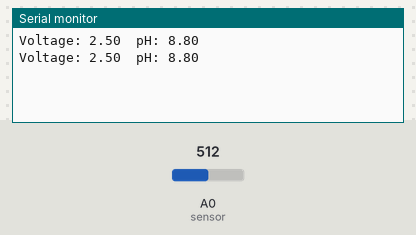
This sketch was run on a simulated Arduino Uno, built with avr-gcc and run on an emulated ATmega328P. Parts: the last lines printed to the serial monitor. The inputs (shaded band) are chosen by the test bench; at power-on: A0 (sensor) = 512.

Above: at 1.8 s.
1.9 s: A0 (sensor) set to 716
At 2.8 s:
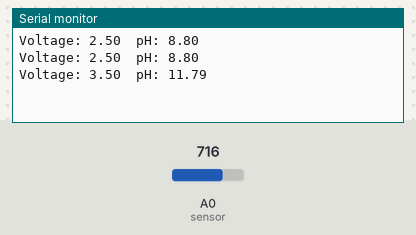
3.4 s: A0 (sensor) set to 900
At 4.5 s:
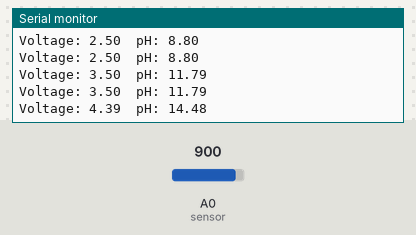
Timing chart, 0 to 6.4 s (numbered marks = the images above; inputs shaded):
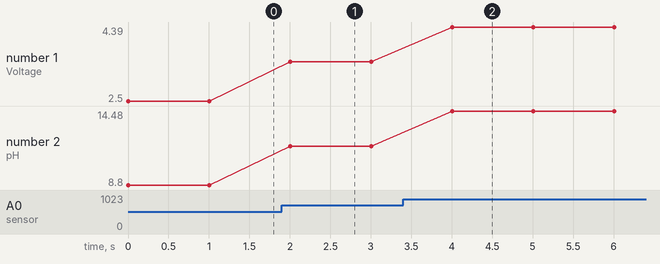

The sketch:

ph.ino
```cpp
int sensor = A0;

void setup(void)
{
  pinMode(sensor, INPUT);
  Serial.begin(9600);
  while (!Serial);
}
void loop(void)
{
  float pHValue,voltage;
  voltage = analogRead(sensor) * 5.0/1024;
  pHValue = 3.0 * voltage + 1.3;
  Serial.print("Voltage: ");
  Serial.print(voltage, 2);
  Serial.print("\t");
  Serial.print("pH: ");
  Serial.println(pHValue,2);
  delay(1000);
}
```

Measured:
- after the input at 1.9 s, the serial monitor: prints a new line after 0.10 s (image 1)
- after the input at 3.4 s, the serial monitor: prints a new line after 0.60 s (image 2)
- plotted number 1: 2.5 → 3.5 after the input at 1.9 s, 3.5 → 4.39 after the input at 3.4 s
- plotted number 2: 8.8 → 11.79 after the input at 1.9 s, 11.79 → 14.48 after the input at 3.4 s
